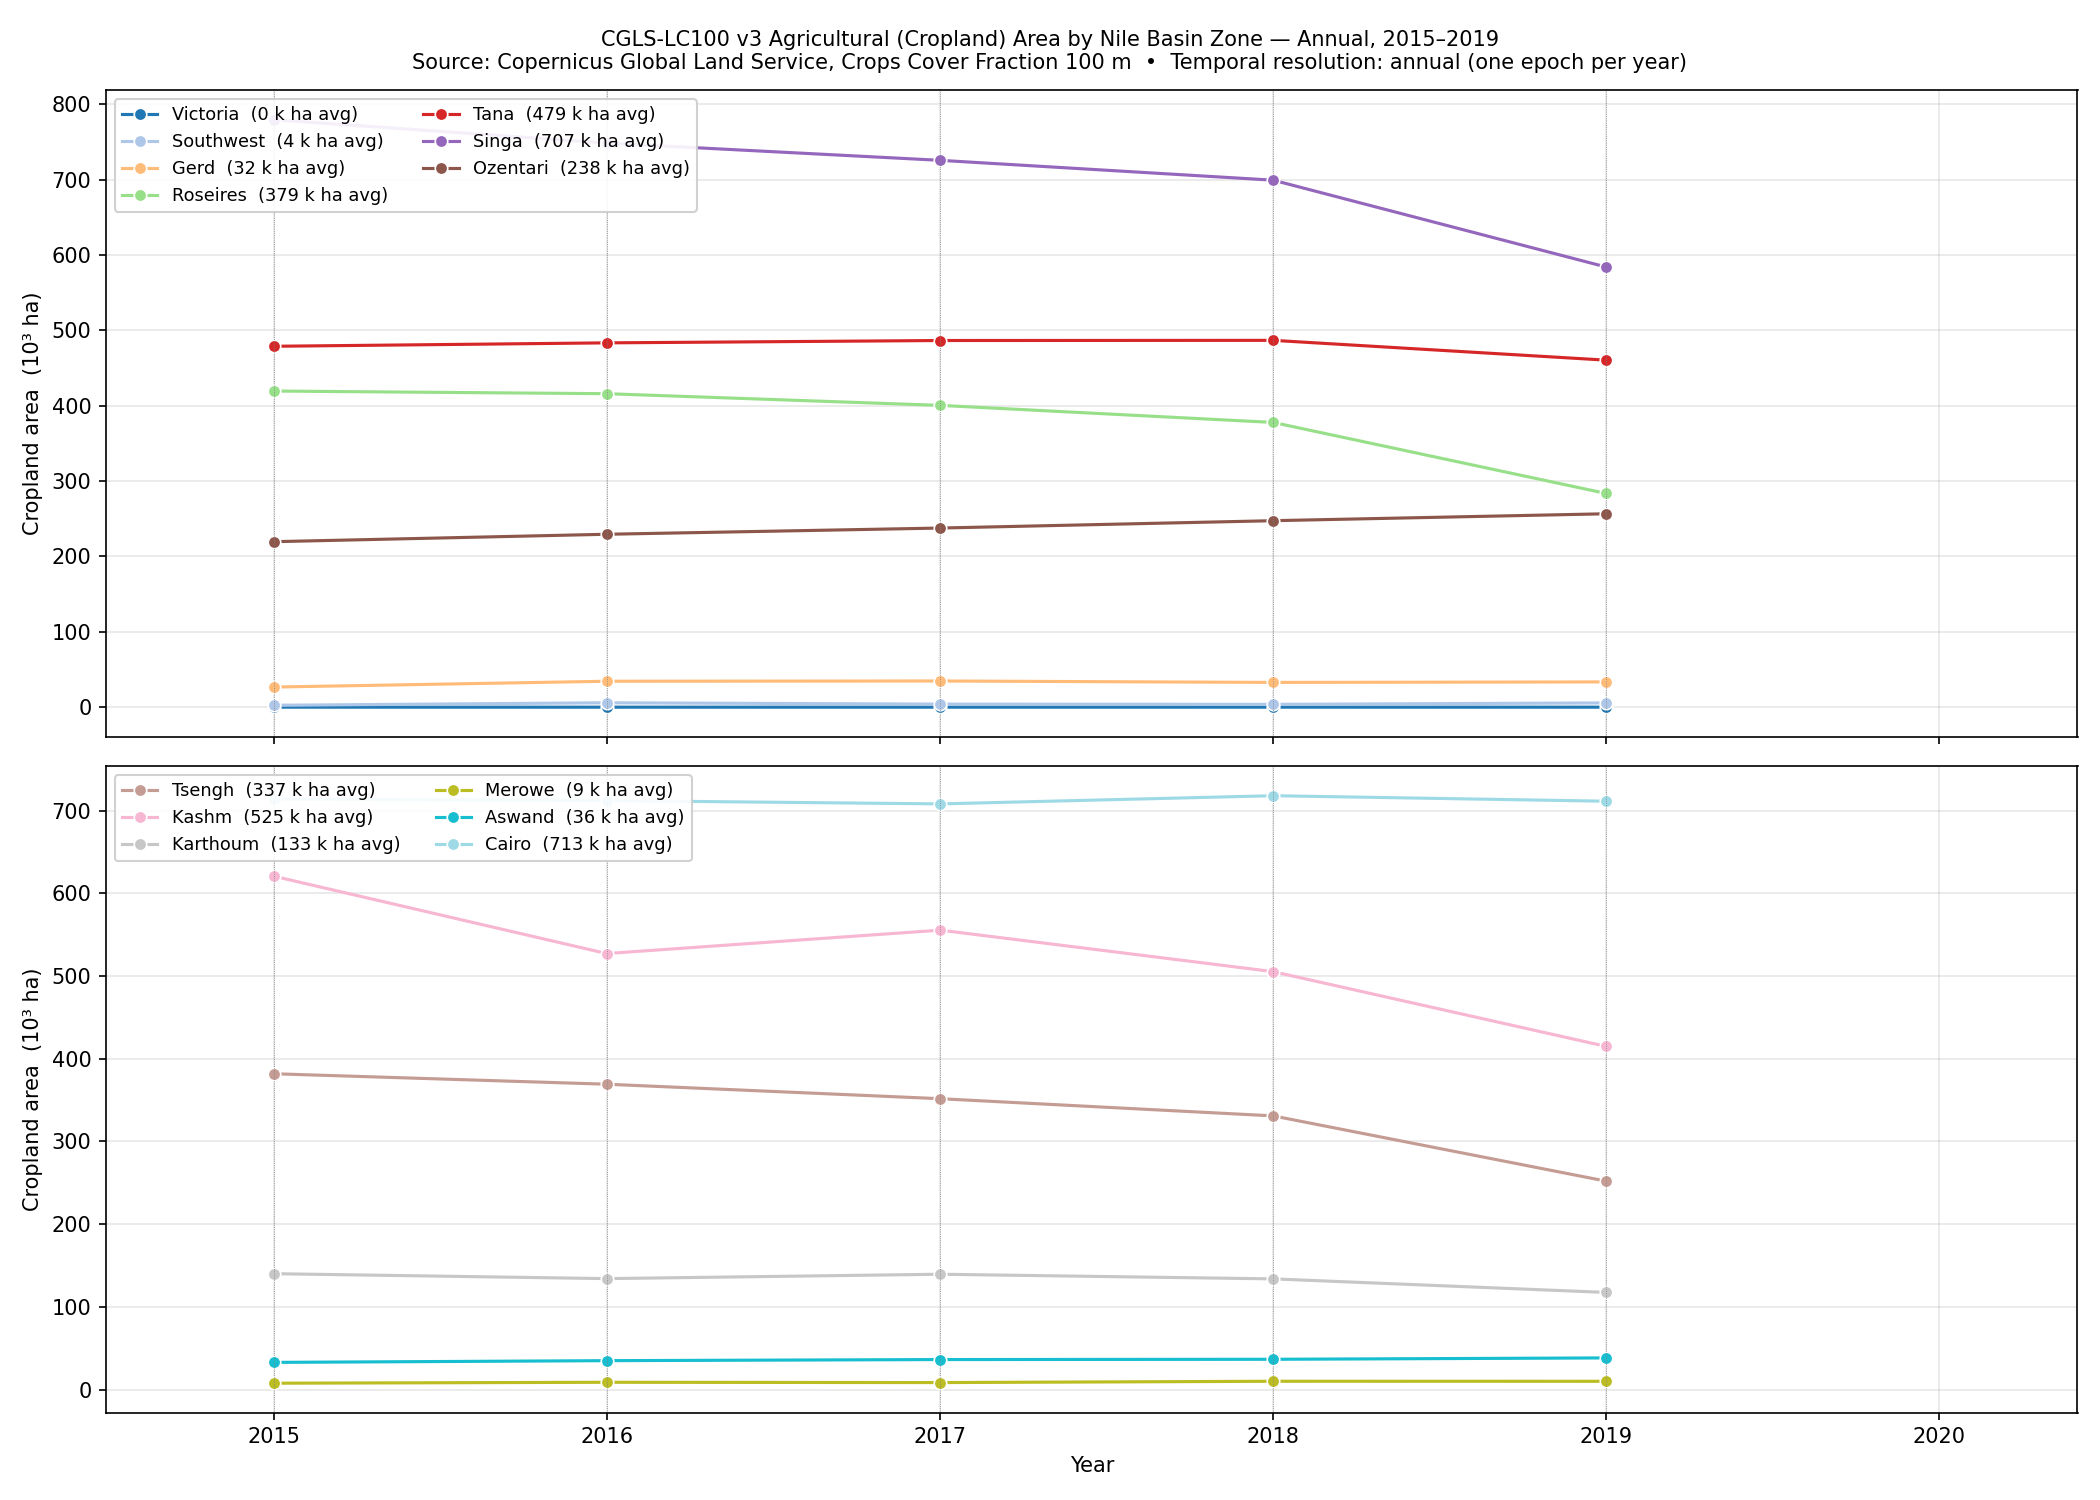

The Python source for this figure:
"""
Nile Basin Agricultural Area — Daily Time Series, 2015–2019
============================================================
Estimates the agricultural (cropland) area for each zone defined in nile.yaml
using the Copernicus Global Land Service Land Cover 100 m Collection 3
(CGLS-LC100 v3, epochs 2015–2019).

Source
------
  Buchhorn et al. (2020). Copernicus Global Land Service: Land Cover 100m:
  Collection 3 Epochs 2015–2019.
  https://land.copernicus.eu/en/products/global-dynamic-land-cover/
    copernicus-global-land-service-land-cover-100m-collection-3-epoch-2015-2019-globe

  Five annual Crops-CoverFraction GeoTIFFs (PROBA-V, EPSG:4326, ~100 m,
  DEFLATE-compressed tiled GeoTIFF) hosted on Zenodo:
    2015 base  → https://zenodo.org/records/3939038
    2016 conso → https://zenodo.org/records/3518026
    2017 conso → https://zenodo.org/records/3518036
    2018 conso → https://zenodo.org/records/3518038
    2019 nrt   → https://zenodo.org/records/3939050

Method
------
  Each GeoTIFF pixel encodes the fractional cropland cover in percent (0–100).
  For every zone, the script extracts a bounding box centred on the node
  coordinates and computes:

      cropland_area_ha = Σ [ (pixel_fraction / 100) × pixel_area_ha(lat) ]

  where

      pixel_area_ha(lat) = cos(lat) × R_earth² × Δλ × Δφ × 1e-4   [ha]

  (R_earth = 6 378 137 m, Δλ = Δφ = pixel size in radians).

  This accounts for the varying area of geographic-coordinate pixels with
  latitude.  The nodata value (255) is excluded.

  The CGLS-LC100 product is **annual only** — one land cover map per year
  (2015–2019).  The five annual observations are plotted at their true
  temporal resolution; no sub-annual interpolation is applied.

  Downloaded windows (~16 GeoTIFF tiles per zone per year) are cached locally
  under  cgls_cache/  so subsequent runs skip the network requests.

Usage
-----
    python3 nile_agri_area.py

Output
------
    nile_agri_area.png   — plot of agricultural area (ha) vs time per zone
    cgls_cache/          — cached extracted windows (one .npy per zone/year)
"""

import math
import os
import pathlib
import numpy as np
import pandas as pd
import matplotlib.pyplot as plt
import matplotlib.dates as mdates
import yaml
import scipy  # noqa: F401  (kept for optional future use)

# ── GDAL / rasterio HTTP optimisations ────────────────────────────────────────
os.environ.setdefault("GDAL_HTTP_MERGE_CONSECUTIVE_RANGES", "YES")
os.environ.setdefault("GDAL_CACHEMAX", "512")           # 512 MB tile cache
os.environ.setdefault("CPL_VSIL_CURL_CACHE_SIZE", "128000000")  # 128 MB curl
os.environ.setdefault("GDAL_HTTP_TIMEOUT", "120")       # 120 s read timeout
os.environ.setdefault("GDAL_HTTP_CONNECTTIMEOUT", "30") # 30 s connect timeout
os.environ.setdefault("GDAL_HTTP_MAX_RETRY", "5")
os.environ.setdefault("GDAL_HTTP_RETRY_DELAY", "4")

import rasterio
from rasterio.windows import from_bounds

# ── Constants ─────────────────────────────────────────────────────────────────
CACHE_DIR  = pathlib.Path(__file__).with_name("cgls_cache")
YAML_PATH  = pathlib.Path(__file__).with_name("nile.yaml")
OUT_PNG    = pathlib.Path(__file__).with_name("nile_agri_area.png")

# Half-width of the bounding box around each node (degrees).
# Chosen large enough to capture the irrigated corridor while remaining
# within ~55 km of the node centre.
BOX_DEG    = 0.5

# CGLS-LC100 v3 Crops-CoverFraction layers on Zenodo.
# File names follow three epoch labels: base / conso / nrt.
ZENODO_URLS = {
    2015: ("3939038", "2015-base"),
    2016: ("3518026", "2016-conso"),
    2017: ("3518036", "2017-conso"),
    2018: ("3518038", "2018-conso"),
    2019: ("3939050", "2019-nrt"),
}

R_EARTH = 6_378_137.0  # WGS-84 semi-major axis (m)


# ── Helpers ───────────────────────────────────────────────────────────────────

def _load_nodes(yaml_path: pathlib.Path) -> list[dict]:
    with open(yaml_path) as fh:
        data = yaml.safe_load(fh)
    nodes = []
    for n in data.get("nodes", []):
        if "area_ha" not in n:
            continue
        nodes.append({
            "name": n["id"].capitalize(),
            "lat":  float(n["latitude"]),
            "lon":  float(n["longitude"]),
        })
    nodes.sort(key=lambda x: x["lat"])
    return nodes


def _zenodo_url(year: int) -> str:
    record_id, epoch_label = ZENODO_URLS[year]
    fname = (
        f"PROBAV_LC100_global_v3.0.1_{epoch_label}"
        f"_Crops-CoverFraction-layer_EPSG-4326.tif"
    )
    return f"/vsicurl/https://zenodo.org/records/{record_id}/files/{fname}?download=1"


def _pixel_area_ha(lat_deg: float, pixel_deg: float) -> float:
    """Area of one geographic pixel at *lat_deg* latitude (hectares)."""
    px_rad = math.radians(pixel_deg)
    cos_lat = math.cos(math.radians(lat_deg))
    area_m2 = (R_EARTH * px_rad) ** 2 * cos_lat
    return area_m2 * 1e-4   # m² → ha


def _cache_path(name: str, year: int) -> pathlib.Path:
    CACHE_DIR.mkdir(parents=True, exist_ok=True)
    return CACHE_DIR / f"{name.lower()}_{year}_crops_frac.npy"


def fetch_window(node: dict, year: int) -> np.ndarray:
    """
    Return the Crops-CoverFraction window (uint8, values 0–100, 255=nodata)
    centred on *node* for *year*, loading from cache if available.
    Retries up to MAX_TRIES times on transient network errors.
    """
    import time

    cache = _cache_path(node["name"], year)
    if cache.exists():
        return np.load(cache)

    lat, lon = node["lat"], node["lon"]
    url = _zenodo_url(year)
    print(f"  [{year}] Fetching {node['name']} window from Zenodo …", flush=True)

    MAX_TRIES = 4
    for attempt in range(1, MAX_TRIES + 1):
        try:
            with rasterio.open(url) as src:
                win = from_bounds(
                    left      = lon - BOX_DEG,
                    bottom    = lat - BOX_DEG,
                    right     = lon + BOX_DEG,
                    top       = lat + BOX_DEG,
                    transform = src.transform,
                )
                data      = src.read(1, window=win)
                pixel_deg = abs(src.transform.a)
            break   # success
        except Exception as exc:
            if attempt == MAX_TRIES:
                raise
            wait = 5 * attempt
            print(f"    attempt {attempt} failed ({exc!r}); retrying in {wait}s …",
                  flush=True)
            time.sleep(wait)

    result = data.astype(np.uint8)
    np.save(cache, result)
    np.save(cache.with_suffix(".meta.npy"), np.array([pixel_deg, lat]))
    return result


def crop_area_ha(node: dict, year: int) -> float:
    """
    Compute total cropland area (ha) within the bounding box of *node* for *year*.
    """
    cache = _cache_path(node["name"], year)
    meta_path = cache.with_suffix(".meta.npy")

    data = fetch_window(node, year)

    # Retrieve pixel_deg and centre lat from cache or re-open remote file
    if meta_path.exists():
        meta = np.load(meta_path)
        pixel_deg, centre_lat = float(meta[0]), float(meta[1])
    else:
        url = _zenodo_url(year)
        with rasterio.open(url) as src:
            pixel_deg = abs(src.transform.a)
        centre_lat = node["lat"]

    valid = data[data != 255]
    if valid.size == 0:
        return 0.0

    # Pixel area varies with latitude row.  For the (small) bounding box we use
    # the mean latitude of the window, which introduces < 0.1 % error for a 1°
    # window versus a per-row calculation.
    pa_ha = _pixel_area_ha(centre_lat, pixel_deg)
    return float((valid.astype(np.float64) / 100.0 * pa_ha).sum())


def annual_series(annual_areas: dict[int, float]) -> pd.Series:
    """Return a pd.Series of annual cropland areas indexed by 1 Jan of each year."""
    years  = sorted(annual_areas.keys())
    dates  = [pd.Timestamp(y, 1, 1) for y in years]
    values = [annual_areas[y] for y in years]
    return pd.Series(values, index=pd.DatetimeIndex(dates), name="agri_area_ha")


# ── Main ──────────────────────────────────────────────────────────────────────

def main():
    nodes = _load_nodes(YAML_PATH)
    years = list(ZENODO_URLS.keys())

    print(f"Processing {len(nodes)} Nile basin zones for years {years[0]}–{years[-1]}")
    print(f"Source: CGLS-LC100 Collection 3 Crops-CoverFraction, Zenodo")

    all_series: dict[str, pd.Series] = {}

    for node in nodes:
        print(f"\n{node['name']}  (lat={node['lat']:.1f}, lon={node['lon']:.1f})")
        annual: dict[int, float] = {}
        for yr in years:
            area = crop_area_ha(node, yr)
            annual[yr] = area
            print(f"  {yr}: {area:,.0f} ha")
        all_series[node["name"]] = annual_series(annual)

    # ── Plot ──────────────────────────────────────────────────────────────────
    print("\nGenerating plot …")

    # Split zones into two groups for two-panel layout (avoids overplotting)
    names  = list(all_series.keys())
    half   = (len(names) + 1) // 2
    groups = [names[:half], names[half:]]

    fig, axes = plt.subplots(2, 1, figsize=(14, 10), sharex=True)
    cmap = plt.get_cmap("tab20", len(names))
    years_axis = [pd.Timestamp(y, 1, 1) for y in ZENODO_URLS]

    for ax, group in zip(axes, groups):
        for idx, name in enumerate(group):
            series = all_series[name]
            color  = cmap(names.index(name))
            vals_k = series.values / 1e3
            ax.plot(series.index, vals_k, "o-",
                    color=color, linewidth=1.5, markersize=6,
                    markeredgewidth=0.8, markeredgecolor="white",
                    label=f"{name}  ({vals_k.mean():,.0f} k ha avg)")

        ax.set_ylabel("Cropland area  (10³ ha)")
        ax.legend(ncol=2, fontsize=8.5, loc="upper left", framealpha=0.9)
        ax.grid(True, alpha=0.3)
        ax.set_xlim(pd.Timestamp("2014-07-01"), pd.Timestamp("2020-06-01"))
        # Mark each epoch year
        for y in years_axis:
            ax.axvline(y, color="grey", linewidth=0.4, linestyle=":")

    axes[1].set_xlabel("Year")
    axes[1].xaxis.set_major_locator(mdates.YearLocator())
    axes[1].xaxis.set_major_formatter(mdates.DateFormatter("%Y"))

    fig.suptitle(
        "CGLS-LC100 v3 Agricultural (Cropland) Area by Nile Basin Zone — Annual, 2015–2019\n"
        "Source: Copernicus Global Land Service, Crops Cover Fraction 100 m  •  "
        "Temporal resolution: annual (one epoch per year)",
        fontsize=10,
    )
    fig.tight_layout()
    fig.savefig(OUT_PNG, dpi=150)
    print(f"Saved {OUT_PNG}")


if __name__ == "__main__":
    main()
